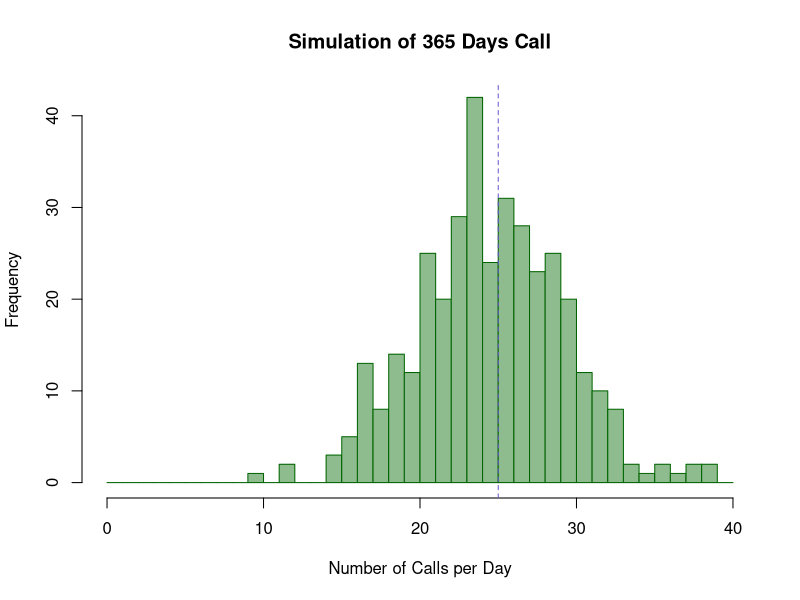

Recreate this plot in R.
# ----- Call -----

average_calls_per_day = 25
days = 365

# Poisson distribution:
calls_per_day = rpois(days, lambda = average_calls_per_day)

hist(calls_per_day, breaks = seq(0, max(calls_per_day) + 1, by = 1),
     col = "dark sea green", border = "dark green", xlab = "Number of Calls per Day",
     ylab = "Frequency", main = "Simulation of 365 Days Call")

abline(v = average_calls_per_day, col = "slate blue", lty = 2)